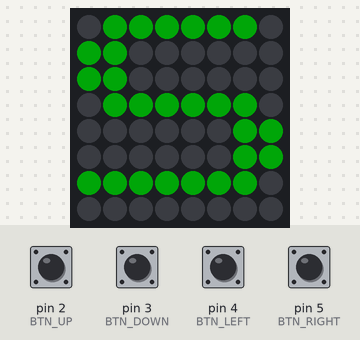
A sketch run on a simulated Arduino Nano, built with avr-gcc and run on an emulated ATmega328P. Shown: 8×8 RGB LED matrix (first LED top left, wired row by row). Inputs (shaded band) come from the test bench; at power-on: pin 2 (BTN_UP), pin 3 (BTN_DOWN), pin 4 (BTN_LEFT), pin 5 (BTN_RIGHT) HIGH. Dim RGB values are drawn brighter than linear; random numbers use the default seed unless the sketch sets one.

Above: at 1.2 s.
1.3 s: pin 2 (BTN_UP) pulled LOW for 0.15 s
At 2.11 s:
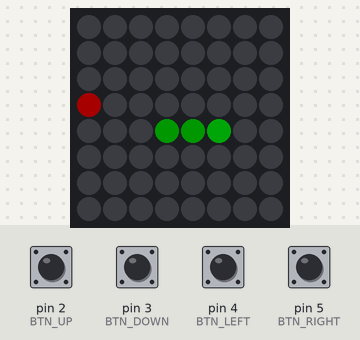
4.4 s: pin 3 (BTN_DOWN) pulled LOW for 0.15 s
At 6.3 s:
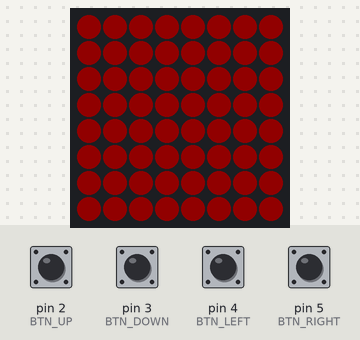
6.5 s: pin 4 (BTN_LEFT) pulled LOW for 1 s
At 8.27 s:
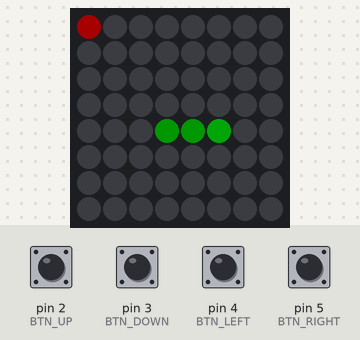
Timing chart, 0 to 9.8 s (numbered marks = the images above; inputs shaded):
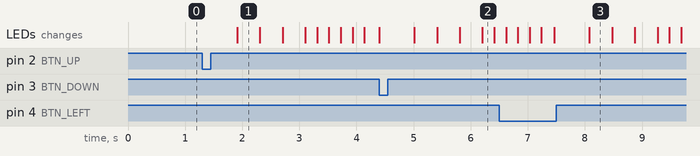

The sketch:

sketch.ino
```cpp
#include <Adafruit_GFX.h>
#include <Adafruit_NeoMatrix.h>
#include <Adafruit_NeoPixel.h>

#define MATRIX_PIN 6
#define MATRIX_WIDTH 8
#define MATRIX_HEIGHT 8

#define BTN_UP    2
#define BTN_DOWN  3
#define BTN_LEFT  4
#define BTN_RIGHT 5

Adafruit_NeoMatrix matrix = Adafruit_NeoMatrix(
  MATRIX_WIDTH, MATRIX_HEIGHT, MATRIX_PIN,
  NEO_MATRIX_TOP + NEO_MATRIX_LEFT + NEO_MATRIX_ROWS + NEO_MATRIX_PROGRESSIVE,
  NEO_GRB + NEO_KHZ800
);

// ---- Цвета ----
const uint16_t COLOR_SNAKE = matrix.Color(0, 200, 0);
const uint16_t COLOR_HEAD  = matrix.Color(0, 255, 80);
const uint16_t COLOR_FOOD  = matrix.Color(255, 30, 0);
const uint16_t COLOR_BG    = matrix.Color(0, 0, 0);

// ---- Змейка ----
#define MAX_LEN (MATRIX_WIDTH * MATRIX_HEIGHT)

struct Point { int8_t x, y; };

Point snake[MAX_LEN];
int snakeLen = 3;

Point food;
// 0 вверх, 1 вправо, 2 вниз, 3 влево
//
// Направление: 0=UP, 1=DOWN, 2=LEFT, 3=RIGHT
int8_t dir = 3;
int8_t nextDir = 3;

unsigned long lastMove = 0;
unsigned long moveInterval = 400; // мс между шагами

bool gameOver = false;
bool started  = false;

// Debounce
unsigned long lastBtnPress = 0;
const unsigned long DEBOUNCE_MS = 80;

// ---- Утилиты ----
void spawnFood() {
  bool occupied;
  do {
    occupied = false;
    food.x = random(0, MATRIX_WIDTH);
    food.y = random(0, MATRIX_HEIGHT);
    for (int i = 0; i < snakeLen; i++) {
      if (snake[i].x == food.x && snake[i].y == food.y) {
        occupied = true;
        break;
      }
    }
  } while (occupied);
}

void initGame() {
  snakeLen = 3;
  dir = 3; nextDir = 3;
  // Голова по центру, тело уходит влево
  snake[0] = {4, 4};
  snake[1] = {3, 4};
  snake[2] = {2, 4};
  spawnFood();
  moveInterval = 400;
  gameOver = false;
  lastMove = millis();
}

void drawGame() {
  matrix.fillScreen(COLOR_BG);
  // Еда
  matrix.drawPixel(food.x, food.y, COLOR_FOOD);
  // Тело
  for (int i = 1; i < snakeLen; i++) {
    matrix.drawPixel(snake[i].x, snake[i].y, COLOR_SNAKE);
  }
  // Голова
  matrix.drawPixel(snake[0].x, snake[0].y, COLOR_HEAD);
  matrix.show();
}

void drawGameOver() {
  // Мигание красным
  for (int f = 0; f < 3; f++) {
    matrix.fillScreen(matrix.Color(180, 0, 0));
    matrix.show();
    delay(200);
    matrix.fillScreen(COLOR_BG);
    matrix.show();
    delay(200);
  }
}

void drawStartScreen() {
  // Простое "S" из пикселей
  matrix.fillScreen(COLOR_BG);
  // Рисуем букву S вручную (8x8)
  uint8_t s[8] = {0b01111110,
                  0b11000000,
                  0b11000000,
                  0b01111110,
                  0b00000011,
                  0b00000011,
                  0b11111110,
                  0b00000000};
  for (int y = 0; y < 8; y++) {
    for (int x = 0; x < 8; x++) {
      if (s[y] & (1 << (7 - x))) {
        matrix.drawPixel(x, y, COLOR_HEAD);
      }
    }
  }
  matrix.show();
}

void readButtons() {
  if (millis() - lastBtnPress < DEBOUNCE_MS) return;

  if (digitalRead(BTN_UP) == LOW && dir != 1) {
    nextDir = 0; lastBtnPress = millis();
  } else if (digitalRead(BTN_DOWN) == LOW && dir != 0) {
    nextDir = 1; lastBtnPress = millis();
  } else if (digitalRead(BTN_LEFT) == LOW && dir != 3) {
    nextDir = 2; lastBtnPress = millis();
  } else if (digitalRead(BTN_RIGHT) == LOW && dir != 2) {
    nextDir = 3; lastBtnPress = millis();
  }
}

bool anyButtonPressed() {
  return (digitalRead(BTN_UP)    == LOW ||
          digitalRead(BTN_DOWN)  == LOW ||
          digitalRead(BTN_LEFT)  == LOW ||
          digitalRead(BTN_RIGHT) == LOW);
}

void moveSnake() {
  dir = nextDir;

  // Новая голова
  Point newHead = snake[0];
  if (dir == 0) newHead.y--;
  else if (dir == 1) newHead.y++;
  else if (dir == 2) newHead.x--;
  else if (dir == 3) newHead.x++;

  // Проверка столкновения со стеной
  if (newHead.x < 0 || newHead.x >= MATRIX_WIDTH ||
      newHead.y < 0 || newHead.y >= MATRIX_HEIGHT) {
    gameOver = true;
    return;
  }

  // Проверка столкновения с собой
  for (int i = 0; i < snakeLen; i++) {
    if (snake[i].x == newHead.x && snake[i].y == newHead.y) {
      gameOver = true;
      return;
    }
  }

  // Проверка еды
  bool ate = (newHead.x == food.x && newHead.y == food.y);

  // Сдвиг тела
  if (ate) {
    // Добавляем сегмент — сдвигаем всё на 1
    if (snakeLen < MAX_LEN) snakeLen++;
    for (int i = snakeLen - 1; i > 0; i--) {
      snake[i] = snake[i - 1];
    }
  } else {
    for (int i = snakeLen - 1; i > 0; i--) {
      snake[i] = snake[i - 1];
    }
  }
  snake[0] = newHead;

  if (ate) {
    spawnFood();
    // Ускорение: минимум 120 мс
    if (moveInterval > 120) moveInterval -= 20;
  }
}

void setup() {
  pinMode(BTN_UP,    INPUT_PULLUP);
  pinMode(BTN_DOWN,  INPUT_PULLUP);
  pinMode(BTN_LEFT,  INPUT_PULLUP);
  pinMode(BTN_RIGHT, INPUT_PULLUP);

  matrix.begin();
  matrix.setBrightness(40);
  matrix.fillScreen(COLOR_BG);
  matrix.show();

  randomSeed(analogRead(A0));

  drawStartScreen();
  started = false;
}

void loop() {
  if (!started) {
    if (anyButtonPressed()) {
      delay(200); // ждём отпускания
      initGame();
      started = true;
    }
    return;
  }

  if (gameOver) {
    drawGameOver();
    drawStartScreen();
    started = false;
    return;
  }

  readButtons();

  unsigned long now = millis();
  if (now - lastMove >= moveInterval) {
    lastMove = now;
    moveSnake();
    if (!gameOver) {
      drawGame();
    }
  }
}
```

snake.cpp
```cpp
#include <Adafruit_NeoMatrix.h>


#define MATRIX_PIN 6
#define MATRIX_WIDTH 8
#define MATRIX_HEIGHT 8

#define BTN_UP    2
#define BTN_DOWN  3
#define BTN_LEFT  4
#define BTN_RIGHT 5

Adafruit_NeoMatrix matrix = Adafruit_NeoMatrix(
  MATRIX_WIDTH, MATRIX_HEIGHT, MATRIX_PIN
);

int COLOR_SNAKE = matrix.Color(0, 200, 0);
int COLOR_HEAD  = matrix.Color(0, 255, 80);
int COLOR_FOOD  = matrix.Color(255, 30, 0);
int COLOR_BG    = matrix.Color(0, 0, 0);

#define MAX_LEN (MATRIX_WIDTH * MATRIX_HEIGHT)

struct Point { int x, y; };

Point snake[MAX_LEN];
int snakeLen = 3;

Point food;


int dir = 3;
int nextDir = 3;

unsigned long lastMove = 0;
unsigned long moveInterval = 400;

bool gameOver = false;
bool started  = false;


unsigned long lastBtnPress = 0;
const unsigned long DEBOUNCE_MS = 80;


void spawnFood() { // сделано
  bool occupied;
  do {
    occupied = false;
    food.x = random(0, MATRIX_WIDTH);
    food.y = random(0, MATRIX_HEIGHT);
    for (int i = 0; i < snakeLen; i++) {
      if (snake[i].x == food.x && snake[i].y == food.y) {
        occupied = true;
        break;
      }
    }
  } while (occupied);
}

void initGame() { // сделано
  snakeLen = 3;
  dir = 3; nextDir = 3;
  // Голова по центру, тело уходит влево
  snake[0] = {4, 4};
  snake[1] = {3, 4};
  snake[2] = {2, 4};
  spawnFood();
  moveInterval = 400;
  gameOver = false;
  lastMove = millis();
}

void drawGame() { // сделано
  matrix.fillScreen(COLOR_BG);

  matrix.drawPixel(food.x, food.y, COLOR_FOOD);

  for (int i = 1; i < snakeLen; i++) {
    matrix.drawPixel(snake[i].x, snake[i].y, COLOR_SNAKE);
  }

  matrix.drawPixel(snake[0].x, snake[0].y, COLOR_HEAD);
  matrix.show();
}

void drawGameOver() {

  for (int f = 0; f < 3; f++) {
    matrix.fillScreen(matrix.Color(180, 0, 0));
    matrix.show();
    delay(200);
    matrix.fillScreen(COLOR_BG);
    matrix.show();
    delay(200);
  }
}

void drawStartScreen() { // сделано

  matrix.fillScreen(COLOR_BG);
  int s[8] = {0b11111111,
                  0b11111111,
                  0b11111111,
                  0b11111111,
                  0b11111111,
                  0b11111111,
                  0b11111111,
                  0b11111111};
  for (int y = 0; y < 8; y++) {
    for (int x = 0; x < 8; x++) {
      if (s[y] & (1 << (7 - x))) {
        matrix.drawPixel(x, y, COLOR_HEAD);
      }
    }
  }
  matrix.show();
}

void readButtons() { // сделано
  if (millis() - lastBtnPress < DEBOUNCE_MS) return;

  if (digitalRead(BTN_UP) == LOW && dir != 1) {
    nextDir = 0; lastBtnPress = millis();
  } else if (digitalRead(BTN_DOWN) == LOW && dir != 0) {
    nextDir = 1; lastBtnPress = millis();
  } else if (digitalRead(BTN_LEFT) == LOW && dir != 3) {
    nextDir = 2; lastBtnPress = millis();
  } else if (digitalRead(BTN_RIGHT) == LOW && dir != 2) {
    nextDir = 3; lastBtnPress = millis();
  }
}

bool anyButtonPressed() {
  return (digitalRead(BTN_UP)    == LOW ||
          digitalRead(BTN_DOWN)  == LOW ||
          digitalRead(BTN_LEFT)  == LOW ||
          digitalRead(BTN_RIGHT) == LOW);
}

void moveSnake() { // snakmove
  dir = nextDir;
  Point newHead = snake[0];
  if (dir == 0) newHead.y--;
  else if (dir == 1) newHead.y++;
  else if (dir == 2) newHead.x--;
  else if (dir == 3) newHead.x++;

  // Проверка столкновения со стеной
  if (newHead.x < 0 || newHead.x >= MATRIX_WIDTH ||
      newHead.y < 0 || newHead.y >= MATRIX_HEIGHT) {
    gameOver = true;
    return;
  }

  // Проверка столкновения с собой
  for (int i = 0; i < snakeLen; i++) {
    if (snake[i].x == newHead.x && snake[i].y == newHead.y) {
      gameOver = true;
      return;
    }
  }

  // Проверка еды
  bool ate = (newHead.x == food.x && newHead.y == food.y);

  // Сдвиг тела
  if (ate) {
    // Добавляем сегмент — сдвигаем всё на 1
    if (snakeLen < MAX_LEN) snakeLen++;
    for (int i = snakeLen - 1; i > 0; i--) {
      snake[i] = snake[i - 1];
    }
  } else {
    for (int i = snakeLen - 1; i > 0; i--) {
      snake[i] = snake[i - 1];
    }
  }
  snake[0] = newHead;

  if (ate) {
    spawnFood();
    // Ускорение: минимум 120 мс
    if (moveInterval > 120) moveInterval -= 20;
  }
}

void setup() { // сделано
  pinMode(BTN_UP,    INPUT_PULLUP);
  pinMode(BTN_DOWN,  INPUT_PULLUP);
  pinMode(BTN_LEFT,  INPUT_PULLUP);
  pinMode(BTN_RIGHT, INPUT_PULLUP);

  matrix.begin();
  matrix.setBrightness(255);
  matrix.fillScreen(COLOR_BG);
  matrix.show();

  randomSeed(analogRead(A0));

  drawStartScreen();
  started = false;
}

void loop() {
  if (!started) {
    if (anyButtonPressed()) {
      delay(50); // ждём отпускания
      initGame();
      started = true;
    }
    return;
  }

  if (gameOver) {
    drawGameOver();
    drawStartScreen();
    started = false;
    return;
  }

  readButtons();

  unsigned long now = millis();
  if (now - lastMove >= moveInterval) {
    lastMove = now;
    moveSnake();
    if (!gameOver) {
      drawGame();
    }
  }
}
```

Measured:
- after the input at 1.3 s, the LEDs: change after 0.61 s (image 1)
- after the input at 4.4 s, the LEDs: first differ from a run without the input after 0.61 s (image 2 shows a later state)
- what the display in image 1 shows lasts 0.4 s, from 1.9 s to 2.3 s
